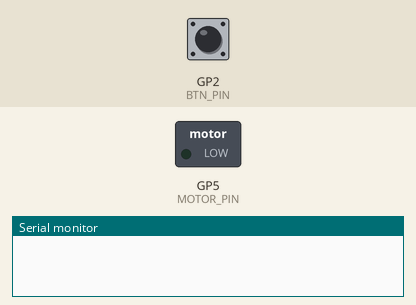
The sketch below on a simulated Raspberry Pi Pico. On the bench: switched loads named in the sketch (green lamp = pin HIGH), the last lines printed to the serial monitor. The inputs (shaded band) are chosen by the test bench; at power-on: GP2 (BTN_PIN) HIGH.

Above: at 1.2 s.
1.3 s: GP2 (BTN_PIN) pulled LOW for 0.15 s
2.9 s: GP2 (BTN_PIN) pulled LOW for 1 s
At 3.3 s:
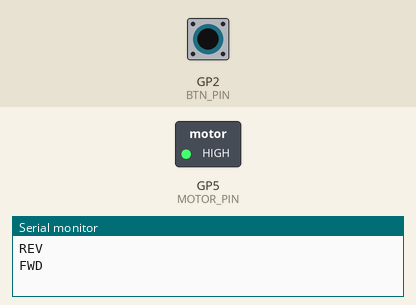
5.4 s: GP2 (BTN_PIN) pulled LOW for 3.2 s
At 6.4 s:
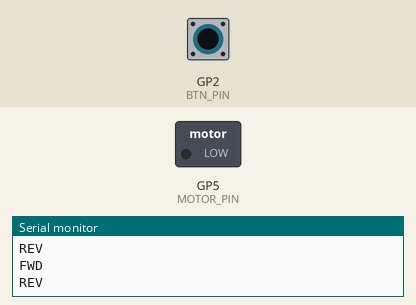
Timing chart, 0 to 8.4 s (numbered marks = the images above; inputs shaded):
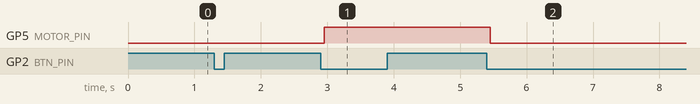

Measured:
- after the input at 2.9 s, GP5 (MOTOR_PIN): LOW → HIGH after 0.05 s
- after the input at 5.4 s, GP5 (MOTOR_PIN): HIGH → LOW after 0.05 s

The sketch:

motor_dc_9.ino
```cpp
// snippet: motor_dc_9
// tags: motor, dc, pwm, speed, direction
// boards: avr, esp32, megaavr, nano33iot, romi32u4, rp2040
// library: none
// description: Motor direction toggle on button press (pin 2 INPUT_PULLUP, debounce 50ms)
// prompts: motor, direction, toggle, button, press, input_pullup
// verified: compile-only
// source: kd-generated (id 9)

const int BTN_PIN = 2;
const int MOTOR_PIN = 5;
const unsigned long DEBOUNCE_MS = 50;

int lastReading = HIGH;
int btnState = HIGH;
unsigned long lastChangeMs = 0;
bool motorForward = true;

void setup() {
  pinMode(BTN_PIN, INPUT_PULLUP);
  pinMode(MOTOR_PIN, OUTPUT);
  Serial.begin(9600);
}

void loop() {
  int reading = digitalRead(BTN_PIN);
  if (reading != lastReading) lastChangeMs = millis();
  if (millis() - lastChangeMs > DEBOUNCE_MS) {
    if (reading != btnState) {
      btnState = reading;
      if (btnState == LOW) {  // pressed (active-low with pull-up)
        motorForward = !motorForward;
        digitalWrite(MOTOR_PIN, motorForward ? HIGH : LOW);
        Serial.println(motorForward ? "FWD" : "REV");
      }
    }
  }
  lastReading = reading;
}
```
